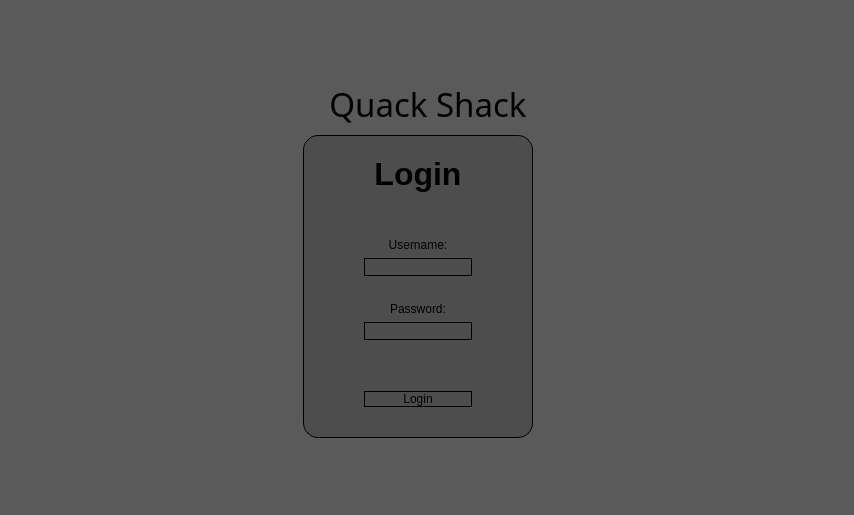
<?xml version="1.0" encoding="UTF-8"?>
<ui version="4.0">
 <class>loginWindow</class>
 <widget class="QMainWindow" name="loginWindow">
  <property name="geometry">
   <rect>
    <x>0</x>
    <y>0</y>
    <width>854</width>
    <height>515</height>
   </rect>
  </property>
  <property name="windowTitle">
   <string>Quack Attack</string>
  </property>
  <property name="styleSheet">
   <string notr="true">background-color: rgb(90, 90, 90);</string>
  </property>
  <widget class="QWidget" name="centralwidget">
   <layout class="QGridLayout" name="gridLayout_3">
    <property name="leftMargin">
     <number>12</number>
    </property>
    <property name="topMargin">
     <number>12</number>
    </property>
    <property name="horizontalSpacing">
     <number>-1</number>
    </property>
    <item row="0" column="1">
     <layout class="QGridLayout" name="gridLayout_9">
      <item row="3" column="0">
       <widget class="QFrame" name="frame">
        <property name="sizePolicy">
         <sizepolicy hsizetype="Maximum" vsizetype="Maximum">
          <horstretch>0</horstretch>
          <verstretch>0</verstretch>
         </sizepolicy>
        </property>
        <property name="minimumSize">
         <size>
          <width>0</width>
          <height>0</height>
         </size>
        </property>
        <property name="styleSheet">
         <string notr="true">background-color: rgb(77, 77, 77);
border: 1px solid black;
border-radius: 15px;</string>
        </property>
        <property name="frameShape">
         <enum>QFrame::StyledPanel</enum>
        </property>
        <property name="frameShadow">
         <enum>QFrame::Raised</enum>
        </property>
        <layout class="QGridLayout" name="gridLayout_4">
         <property name="leftMargin">
          <number>60</number>
         </property>
         <property name="topMargin">
          <number>20</number>
         </property>
         <property name="rightMargin">
          <number>60</number>
         </property>
         <property name="bottomMargin">
          <number>30</number>
         </property>
         <property name="horizontalSpacing">
          <number>-1</number>
         </property>
         <item row="1" column="0">
          <widget class="QLabel" name="label">
           <property name="font">
            <font>
             <pointsize>24</pointsize>
             <weight>75</weight>
             <bold>true</bold>
            </font>
           </property>
           <property name="styleSheet">
            <string notr="true">color: black;
border: none; 
border-radius: 0px;</string>
           </property>
           <property name="text">
            <string>Login</string>
           </property>
           <property name="alignment">
            <set>Qt::AlignCenter</set>
           </property>
          </widget>
         </item>
         <item row="9" column="0">
          <widget class="QPushButton" name="loginBtn">
           <property name="sizePolicy">
            <sizepolicy hsizetype="Preferred" vsizetype="Minimum">
             <horstretch>0</horstretch>
             <verstretch>0</verstretch>
            </sizepolicy>
           </property>
           <property name="styleSheet">
            <string notr="true">color: black;</string>
           </property>
           <property name="text">
            <string>Login</string>
           </property>
          </widget>
         </item>
         <item row="3" column="0">
          <layout class="QGridLayout" name="a">
           <property name="topMargin">
            <number>0</number>
           </property>
           <property name="bottomMargin">
            <number>45</number>
           </property>
           <item row="0" column="0">
            <widget class="QLabel" name="passwordLabel">
             <property name="sizePolicy">
              <sizepolicy hsizetype="Minimum" vsizetype="Maximum">
               <horstretch>0</horstretch>
               <verstretch>0</verstretch>
              </sizepolicy>
             </property>
             <property name="styleSheet">
              <string notr="true">color: black;
border: none;</string>
             </property>
             <property name="text">
              <string>Password:</string>
             </property>
             <property name="alignment">
              <set>Qt::AlignCenter</set>
             </property>
            </widget>
           </item>
           <item row="3" column="0">
            <widget class="QLineEdit" name="passwordInput">
             <property name="enabled">
              <bool>true</bool>
             </property>
             <property name="sizePolicy">
              <sizepolicy hsizetype="Maximum" vsizetype="Maximum">
               <horstretch>0</horstretch>
               <verstretch>0</verstretch>
              </sizepolicy>
             </property>
             <property name="focusPolicy">
              <enum>Qt::StrongFocus</enum>
             </property>
             <property name="styleSheet">
              <string notr="true">color: white;</string>
             </property>
            </widget>
           </item>
          </layout>
         </item>
         <item row="2" column="0">
          <layout class="QGridLayout" name="b">
           <property name="topMargin">
            <number>40</number>
           </property>
           <property name="bottomMargin">
            <number>20</number>
           </property>
           <property name="verticalSpacing">
            <number>-1</number>
           </property>
           <item row="2" column="0">
            <widget class="QLabel" name="usernameLabel">
             <property name="sizePolicy">
              <sizepolicy hsizetype="Minimum" vsizetype="Maximum">
               <horstretch>1</horstretch>
               <verstretch>0</verstretch>
              </sizepolicy>
             </property>
             <property name="styleSheet">
              <string notr="true">color: black;
border: none;</string>
             </property>
             <property name="text">
              <string>Username:</string>
             </property>
             <property name="alignment">
              <set>Qt::AlignCenter</set>
             </property>
            </widget>
           </item>
           <item row="6" column="0">
            <widget class="QLineEdit" name="usernameInput">
             <property name="sizePolicy">
              <sizepolicy hsizetype="Fixed" vsizetype="Maximum">
               <horstretch>0</horstretch>
               <verstretch>0</verstretch>
              </sizepolicy>
             </property>
             <property name="focusPolicy">
              <enum>Qt::StrongFocus</enum>
             </property>
             <property name="styleSheet">
              <string notr="true">color: white;</string>
             </property>
            </widget>
           </item>
          </layout>
         </item>
        </layout>
       </widget>
      </item>
      <item row="0" column="0">
       <widget class="QLabel" name="mainScreenTitleLabel">
        <property name="sizePolicy">
         <sizepolicy hsizetype="Maximum" vsizetype="Maximum">
          <horstretch>0</horstretch>
          <verstretch>0</verstretch>
         </sizepolicy>
        </property>
        <property name="minimumSize">
         <size>
          <width>250</width>
          <height>50</height>
         </size>
        </property>
        <property name="font">
         <font>
          <family>PT Sans Caption</family>
          <pointsize>25</pointsize>
         </font>
        </property>
        <property name="text">
         <string>Quack Shack</string>
        </property>
        <property name="alignment">
         <set>Qt::AlignCenter</set>
        </property>
        <property name="margin">
         <number>0</number>
        </property>
       </widget>
      </item>
     </layout>
    </item>
   </layout>
  </widget>
 </widget>
 <tabstops>
  <tabstop>usernameInput</tabstop>
  <tabstop>passwordInput</tabstop>
  <tabstop>loginBtn</tabstop>
 </tabstops>
 <resources/>
 <connections/>
</ui>
